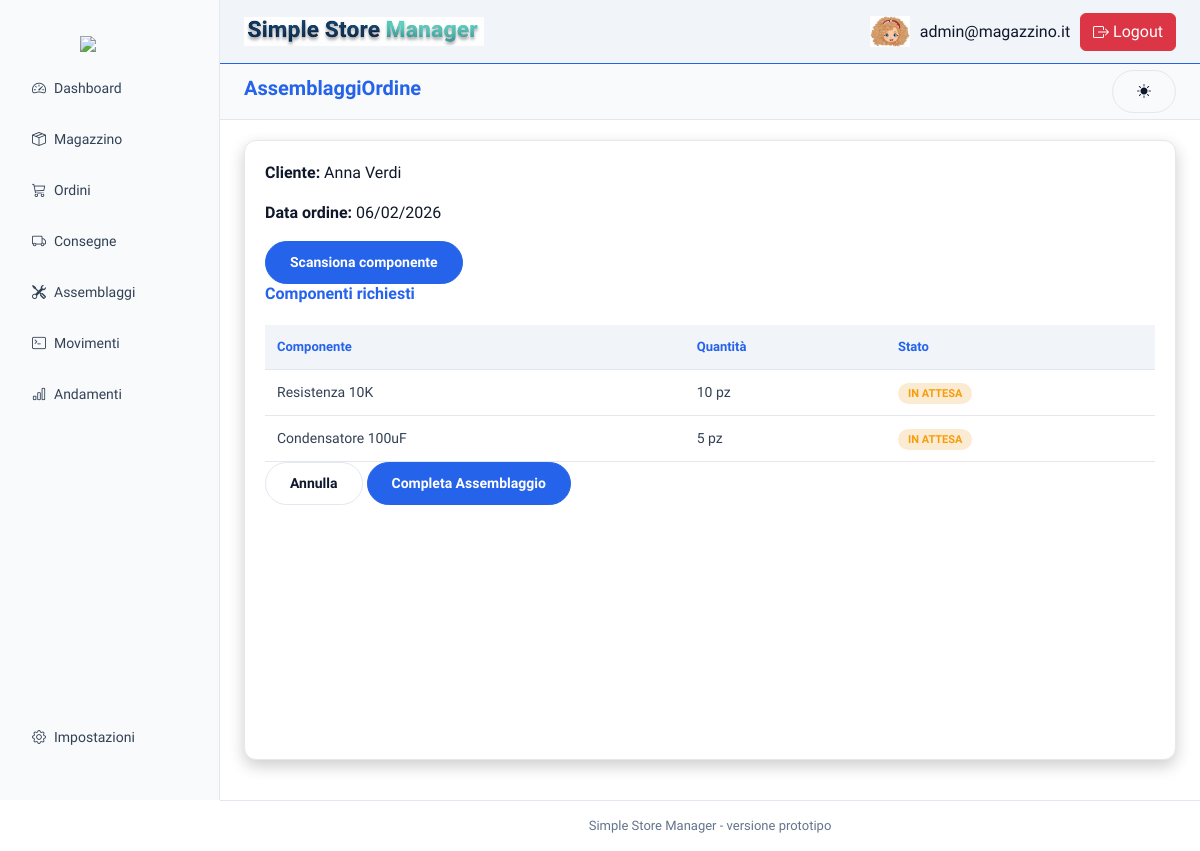
/index.php?page=assemblaggiOrdine&id_ordine=3 (signed in), run on the app's committed database.
### tables this page shows
CREATE TABLE ordini (
    id INT(5) AUTO_INCREMENT PRIMARY KEY,
    id_shopify INt(5) NOT NULL UNIQUE,
    data_creazione DATETIME NOT NULL DEFAULT CURRENT_TIMESTAMP,
    data_preparazione DATETIME NOT NULL DEFAULT CURRENT_TIMESTAMP,
    stato ENUM('PENDING','IN_PICK','PREPARED') NOT NULL DEFAULT 'PENDING',
    id_cliente INT(5) NOT NULL,
    FOREIGN KEY (id_cliente) REFERENCES cliente(codice)
        ON DELETE CASCADE ON UPDATE CASCADE
);

CREATE TABLE cliente (
    codice INT(5) AUTO_INCREMENT PRIMARY KEY,
    nome VARCHAR(20) NOT NULL,
    cognome VARCHAR(20) NOT NULL,
    email VARCHAR(40) UNIQUE NOT NULL,
    numero VARCHAR(15)
);

CREATE TABLE righe_ordini(
    id_ordine INT(5) NOT NULL,
    id_componente INT(5) NOT NULL,
    quantita INT(5) NOT NULL ,
    PRIMARY KEY (id_ordine, id_componente),
    FOREIGN KEY (id_ordine) REFERENCES ordini(id)
        ON DELETE CASCADE ON UPDATE CASCADE,
    FOREIGN KEY (id_componente) REFERENCES componenti(id)
        ON DELETE CASCADE ON UPDATE CASCADE,
    CONSTRAINT quantita_riga_ordine_negativa CHECK (quantita>0)
);

CREATE TABLE componenti (
    id INT(5) AUTO_INCREMENT PRIMARY KEY,
    sku VARCHAR(50) UNIQUE NOT NULL,
    nome VARCHAR(30) NOT NULL,
    qrcode VARCHAR(100) UNIQUE,
    unita_misura VARCHAR(10),
    tipo ENUM('RAW', 'ASSEMBLY') NOT NULL
);

### backend/query/ordini.php (called while the page is built, shortened)
<?php
function getDettagliOrdine($id){
    $pdo=connect();
    $sql = "SELECT c.nome,r.quantita, c.unita_misura
            FROM ordini o
            JOIN righe_ordini r ON o.id = r.id_ordine
            JOIN componenti c ON r.id_componente = c.id
            WHERE o.id = :id;";
    $stmt = $pdo->prepare($sql);
    $stmt->execute([':id' => $id]);
    return $stmt->fetchAll(PDO::FETCH_ASSOC);
}
function getOrdineById($id){
    $pdo=connect();
    $sql = "SELECT o.id_shopify, DATE_FORMAT(o.data_creazione, '%d/%m/%Y') AS data_creazione,o.stato, c.nome, c.cognome
    FROM ordini o
    JOIN cliente c ON o.id_cliente = c.codice
    WHERE o.id = :id;";
    $stmt = $pdo->prepare($sql);
    $stmt->execute([':id' => $id]);
    return $stmt->fetch(PDO::FETCH_ASSOC);
}
?>

### frontend/assemblaggiOrdine/assemblaggiOrdine.php (the view, shortened to what this page needs)
<?php
require_once 'backend/query/ordini.php';
if(isset($_GET['id_ordine'])){
    $id_ordine = $_GET['id_ordine'];
    $dettagli = getDettagliOrdine($id_ordine);
    $ordine = getOrdineById($id_ordine);
}
?>
<body>
  <main class="content">
    <section class="card assembly-card">
      <div class="order-info">
        <p><strong>Cliente:</strong> <?= $ordine['nome']; ?> <?= $ordine['cognome']; ?></p>
        <p><strong>Data ordine:</strong> <?= $ordine['data_creazione']; ?></p>
      </div>
      <div class="assembly-actions">
        <button class="btn-primary" id="openScanner">Scansiona componente</button>
      </div>
      <h2 class="section-title">Componenti richiesti</h2>
      <table class="assembly-table">
        <thead>
          <tr>
            <th>Componente</th>
            <th>Quantità</th>
            <th>Stato</th>
          </tr>
        </thead>
        <tbody>
          <?php foreach ($dettagli as $componente): ?>
            <tr>
              <td><?= $componente['nome']; ?></td>
              <td><?= $componente['quantita']; ?> <?= $componente['unita_misura']; ?></td>
              <td><span class="status pending">In attesa</span></td>
            </tr>
          <?php endforeach; ?>
        </tbody>
      </table>
      <div class="assembly-footer">
        <button class="btn-secondary">Annulla</button>
        <button class="btn-primary">Completa Assemblaggio</button>
      </div>
    </section>
  </main>
</body>
</html>

### frontend/stile/layout.css (style rules this page uses)
* { box-sizing: border-box; margin: 0; padding: 0; }
body { font-family: "Sora", sans-serif; background-color: var(--background-color); color: var(--text-light); line-height: 1.5; -webkit-font-smoothing: antialiased; }
.content { margin-left: 220px; padding: 140px 24px 40px; min-height: 100vh; display: flex; justify-content: center; }
.card { background: var(--background-section); padding: 20px; border-radius: 12px; border: 1px solid var(--background-hover); box-shadow: 0 6px 16px rgba(0, 0, 0, 0.2); display: flex; flex-direction: column; color: var(--text-light); }
.card h2, .card h3 { font-size: 16px; margin-bottom: 12px; font-weight: 600; color: var(--highlight-color); }
.assembly-card { background: var(--background-section); padding: 20px; border-radius: 12px; border: 1px solid var(--background-hover); width: 100%; max-width: 100%; }
.orders-table, .assembly-table { width: 100%; border-collapse: collapse; margin-top: 10px; }
.orders-table th, .assembly-table th { text-align: left; font-size: 13px; color: var(--highlight-color); padding: 12px; background-color: var(--background-thead); font-weight: 600; border-bottom: 1px solid var(--border-color); }
.orders-table td, .assembly-table td { padding: 12px; border-bottom: 1px solid var(--background-hover); font-size: 14px; color: var(--text-grey); }
.status { padding: 4px 10px; border-radius: 20px; font-size: 11px; font-weight: bold; text-transform: uppercase; }
.status.pending { background: rgba(241, 155, 35, 0.2); color: var(--secondary-color); }
.btn-primary { display: inline-flex; align-items: center; justify-content: center; padding: 10px 24px; font-size: 14px; font-weight: 600; color: var(--background-color); background-color: var(--highlight-color); border: 1px solid var(--highlight-color); border-radius: 999px; cursor: pointer; transition: all 0.2s ease; }
.btn-secondary { display: inline-flex; align-items: center; justify-content: center; padding: 10px 24px; font-size: 14px; font-weight: 600; color: var(--text-light); background-color: transparent; border: 1px solid var(--border-color); border-radius: 999px; cursor: pointer; transition: all 0.2s ease; }

### frontend/stile/style-light.css (style rules this page uses)
:root { --primary-color: #f1f5f9; --secondary-color: #f59e0b; --highlight-color: #2563eb; --highlight-hover: #1e40af; --background-color: #ffffff; --background-alt: #f8fafc; --background-section: #ffffff; --background-thead: #f1f5f9; --background-hover: #e5e7eb; --text-light: #0f172a; --text-grey: #334155; --text-muted: #64748b; --text-admin: #1e40af; --error-color: #dc2626; --success-color: #16a34a; --warning-color: #f59e0b; --info-color: #2563eb; --border-color: #e2e8f0; --shadow-light: rgba(15, 23, 42, 0.08); --shadow-strong: rgba(15, 23, 42, 0.15); --bg-body: var(--background-color); --bg-card: var(--background-section); --bg-input: #f1f5f9; --border-input: #e2e8f0; --border-input-focus: var(--highlight-color); --btn-bg: var(--secondary-color); --btn-bg-hover: #d97706; --text-primary: var(--text-light); --text-placeholder: #94a3b8; --text-error: var(--error-color); --text-error-alt: #b91c1c; --shadow-card: var(--shadow-light); --shadow-input-focus: rgba(37, 99, 235, 0.25); --qr-overlay-bg: rgba(15, 23, 42, 0.45); --qr-modal-bg: #ffffff; --qr-modal-text: #0f172a; --qr-shadow: rgba(15, 23, 42, 0.15); --qr-canvas-bg: #f8fafc; --qr-code-bg: #ffffff; --qr-code-text: #0f172a; --qr-close-color: #64748b; --qr-close-hover: #1e40af; }

### data on the page
ordini: id_cliente.nome "Anna", id_cliente.cognome "Verdi"
righe_ordini: id_componente.nome "Resistenza 10K", quantita "10", id_componente.unita_misura "pz"
righe_ordini: id_componente.nome "Condensatore 100uF", quantita "5", id_componente.unita_misura "pz"

### other printed values
$pagina "Dashboard"
$pagina "Magazzino"
$pagina "Ordini"
$pagina "Consegne"
$pagina "Assemblaggi"
$pagina "Movimenti"
$pagina "Andamenti"
$pagina "Impostazioni"
$_SESSION['user'] "admin@magazzino.it"
$page "AssemblaggiOrdine"
$ordine['data_creazione'] "06/02/2026"
